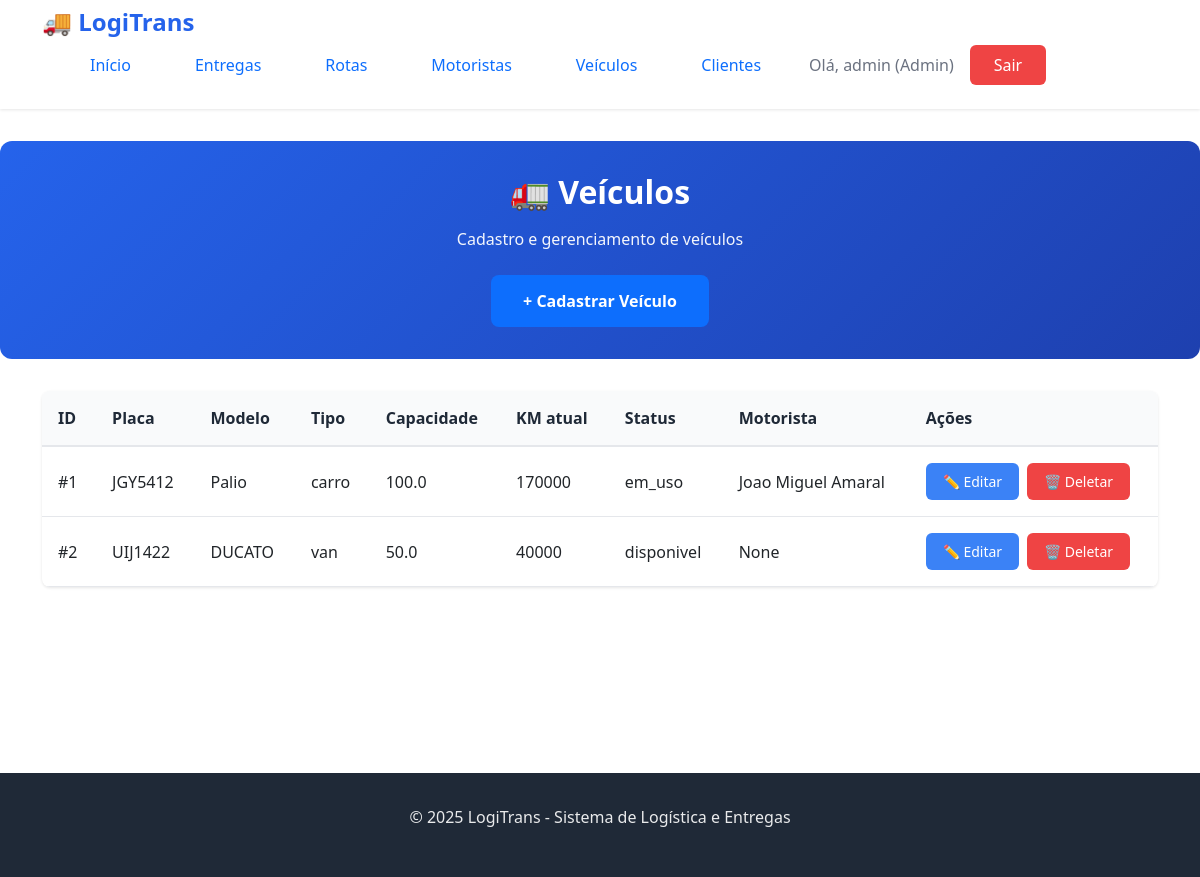
Page /veiculos/ (signed in) on the earlier database version.
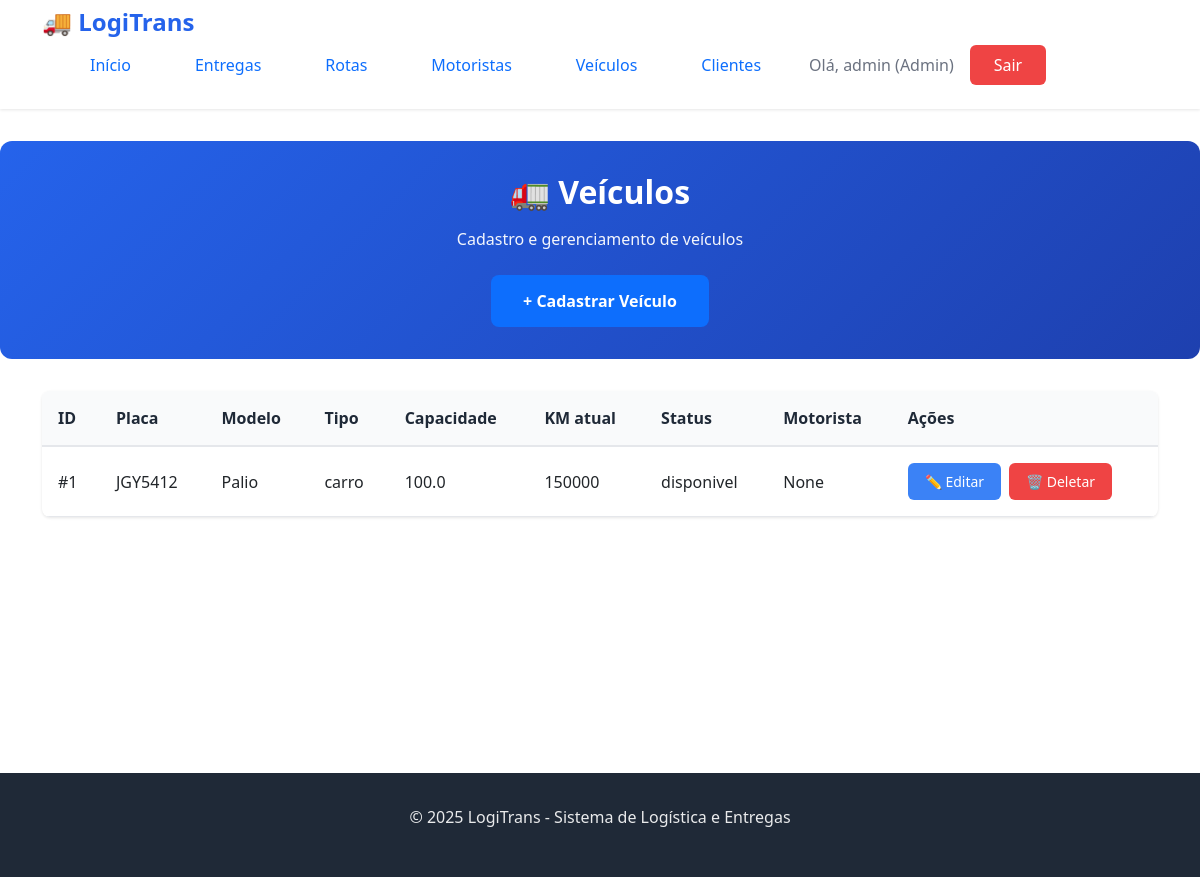
Same page on the later database version.
### logistica/models.py (models this page shows, shortened)
class Veiculo(models.Model):
    STATUS_VEICULO = [
        ('disponivel', 'Disponível'),
        ('em_uso', 'Em uso'),
        ('manutencao', 'Manutenção'),
    ]
    TIPO_VEICULO = [
        ('carro', 'Carro'),
        ('van', 'Van'),
        ('caminhao', 'Caminhão'),
        ('moto', 'Moto'),
    ]
    placa = models.CharField(max_length=10, unique=True)
    modelo = models.CharField(max_length=100)
    tipo = models.CharField(max_length=20, choices=TIPO_VEICULO)
    capacidade_maxima = models.FloatField()
    km_atual = models.IntegerField(default=0)
    status = models.CharField(max_length=20, choices=STATUS_VEICULO, default='disponivel')
    motorista = models.OneToOneField(
        Motorista,
        null=True,
        blank=True,
        on_delete=models.SET_NULL,
        related_name='veiculo_atual'
    )
    class Meta:
        verbose_name = 'Veículo'
        verbose_name_plural = 'Veículos'
        ordering = ['placa']

class Motorista(models.Model):
    STATUS_MOTORISTA = [
        ('ativo', 'Ativo'),
        ('inativo', 'Inativo'),
        ('em_rota', 'Em Rota'),
        ('disponivel', 'Disponível'),
    ]
    TIPO_CNH = [
        ('A', 'A'),
        ('B', 'B'),
        ('C', 'C'),
        ('D', 'D'),
        ('E', 'E'),
    ]
    user = models.OneToOneField(
        User,
        on_delete=models.CASCADE,
        related_name='motorista_profile',
        null=True,
        blank=True,
        verbose_name='Usuário do Sistema'
    )
    nome = models.CharField(max_length=100)
    cpf = models.CharField(max_length=14, unique=True)
    cnh = models.CharField(max_length=2, choices=TIPO_CNH)
    telefone = models.CharField(max_length=20)
    status = models.CharField(max_length=20, choices=STATUS_MOTORISTA, default='disponivel')
    data_cadastro = models.DateField(auto_now_add=True)  # Mantenha auto_now_add=True
    token_convite = models.CharField(max_length=100, blank=True, null=True)
    token_validade = models.DateTimeField(blank=True, null=True)
    def __str__(self):
        return self.nome
    class Meta:
        verbose_name = 'Motorista'
        verbose_name_plural = 'Motoristas'
        ordering = ['nome']

### logistica/views.py (the view)
# urls.py: path('veiculos/', views.list_veiculo, name='list_veiculo'),
@login_required
@user_passes_test(lambda u: is_admin_or_motorista(u))
def list_veiculo(request):
    if request.user.is_staff:
        veiculos = Veiculo.objects.all().select_related('motorista').order_by('placa')
    else:
        motorista = get_motorista_from_user(request.user)
        if motorista:
            veiculos = Veiculo.objects.filter(motorista=motorista).select_related('motorista').order_by('placa')
        else:
            veiculos = Veiculo.objects.none()
    context = {
        'veiculos': veiculos,
        'total': veiculos.count(),
    }
    return render(request, 'log/list_veiculo.html', context)

### logistica/context_processors.py (called while the page is built)
def user_permissions(request):
    context = {}
    if request.user.is_authenticated:
        context['is_admin'] = request.user.is_staff
        context['is_motorista'] = is_motorista(request.user)
        motorista = get_motorista_from_user(request.user)
        if motorista:
            context['user_motorista'] = motorista
            context['motorista_nome'] = motorista.nome
            context['motorista_id'] = motorista.id
        if request.user.is_staff:
            context['user_profile'] = 'admin'
        elif motorista:
            context['user_profile'] = 'motorista'
        else:
            context['user_profile'] = 'cliente'
    return context

### logistica/permissions.py (called while the page is built)
def is_admin(user):
    return user.is_authenticated and user.is_staff

def is_motorista(user):
    if not user.is_authenticated:
        return False
    if hasattr(user, 'motorista_profile') and user.motorista_profile is not None:
        return True
    try:
        Motorista.objects.get(user=user)
        return True
    except Motorista.DoesNotExist:
        pass
    if hasattr(user, 'perfil') and user.perfil.motorista is not None:
        return True
    return False

def is_admin_or_motorista(user):
    if not user.is_authenticated:
        return False
    return is_admin(user) or is_motorista(user)

def get_motorista_from_user(user):
    if not user.is_authenticated:
        return None
    if hasattr(user, 'motorista_profile') and user.motorista_profile:
        return user.motorista_profile
    try:
        return Motorista.objects.get(user=user)
    except Motorista.DoesNotExist:
        pass
    if hasattr(user, 'perfil') and user.perfil.motorista:
        return user.perfil.motorista
    return None

### logistica/templates/log/list_veiculo.html (shortened to what this page needs)
{% extends 'log/base.html' %}
{% block content %}
<section class="hero hero-small">
    <div class="container">
        <div class="hero-content">
            <h1>🚛 Veículos</h1>
            <p>Cadastro e gerenciamento de veículos</p>
            <a href="{% url 'criar_veiculo' %}" class="btn-primary">+ Cadastrar Veículo</a>
        </div>
    </div>
</section>
<section class="page-section">
    <div class="container">
        <div class="table-container">
            <table class="data-table">
                <thead>
                    <tr>
                        <th>ID</th>
                        <th>Placa</th>
                        <th>Modelo</th>
                        <th>Tipo</th>
                        <th>Capacidade</th>
                        <th>KM atual</th>
                        <th>Status</th>
                        <th>Motorista</th>
                        <th class="actions-column">Ações</th>
                    </tr>
                </thead>
                <tbody>
                    {% for veiculo in veiculos %}
                    <tr>
                        <td>#{{ veiculo.id }}</td>
                        <td>{{ veiculo.placa }}</td>
                        <td>{{ veiculo.modelo }}</td>
                        <td>{{ veiculo.tipo }}</td>
                        <td>{{ veiculo.capacidade_maxima }}</td>
                        <td>{{ veiculo.km_atual }}</td>
                        <td>{{ veiculo.status }}</td>
                        <td>{{ veiculo.motorista }}</td>
                        <td>
                            <div class="action-buttons">
                                <a href="{% url 'atualizar_veiculo' veiculo.id %}"
                                   class="btn-action btn-edit"
                                   title="Editar">
                                    ✏️ Editar
                                </a>
                                <a href="{% url 'deletar_veiculo' veiculo.id %}"
                                   class="btn-action btn-delete"
                                   title="Deletar"
                                   onclick="return confirm('Tem certeza que deseja deletar este veículo?')">
                                    🗑️ Deletar
                                </a>
                            </div>
                        </td>
                    </tr>
                    {% endfor %}
                </tbody>
            </table>
        </div>
    </div>
</section>
{% endblock %}

### logistica/templates/log/base.html (shortened to what this page needs)
{% load static %}
<html lang="pt-BR">
<head>
    <link rel="stylesheet" href="{% static 'log/style.css' %}">
    <link href="https://cdn.jsdelivr.net/npm/bootstrap@5.0.0-beta2/dist/css/bootstrap.min.css" rel="stylesheet">
</head>
<body>
    <nav class="navbar">
        <div class="container">
            <div class="nav-brand">
                <h1>🚚 LogiTrans</h1>
            </div>
            <ul class="nav-menu">
                <li><a href="{% url 'home' %}" class="nav-link">Início</a></li>
                {% if user.is_authenticated %}
                    {% if user.is_staff %}
                        <li><a href="{% url 'list_entrega' %}" class="nav-link">Entregas</a></li>
                        <li><a href="{% url 'list_rota' %}" class="nav-link">Rotas</a></li>
                        <li><a href="{% url 'list_motorista' %}" class="nav-link">Motoristas</a></li>
                        <li><a href="{% url 'list_veiculo' %}" class="nav-link">Veículos</a></li>
                        <li><a href="{% url 'list_cliente' %}" class="nav-link">Clientes</a></li>
                    {% else %}
                        <li><a href="{% url 'buscar_entrega' %}" class="nav-link">Rastrear Entrega</a></li>
                    {% endif %}
                    <li class="user-info">
                        <span>Olá, {{ user.username }}
                            {% if user.is_staff %}(Admin) {% elif user.perfil.tipo_usuario == 'motorista' %}
                                (Motorista)
                            {% endif %}
                        </span>
                        <a href="{% url 'logout' %}" class="btn-logout">Sair</a>
            {% else %}
                <li><a href="{% url 'login' %}" class="btn-login">Entrar</a></li>
            {% endif %}
            </ul>
        </div>
    </nav>
    <main class="main-content">
        {% block content %}
        {% endblock %}
    </main>
    <footer class="footer">
        <div class="container">
            <p>&copy; 2025 LogiTrans - Sistema de Logística e Entregas</p>
        </div>
    </footer>
</body>
</html>

### logistica/static/log/style.css (style rules this page uses)
* { margin: 0; padding: 0; box-sizing: border-box; }
:root { --primary-color: #2563eb; --primary-dark: #1e40af; --secondary-color: #10b981; --danger-color: #ef4444; --warning-color: #f59e0b; --text-primary: #1f2937; --text-secondary: #6b7280; --bg-light: #f9fafb; --bg-white: #ffffff; --border-color: #e5e7eb; --shadow: 0 1px 3px rgba(0, 0, 0, 0.1); --shadow-lg: 0 10px 15px -3px rgba(0, 0, 0, 0.1); }
body { font-family: 'Segoe UI', Tahoma, Geneva, Verdana, sans-serif; color: var(--text-primary); background-color: var(--bg-light); line-height: 1.6; }
.container { max-width: 1200px; margin: 0 auto; padding: 0 20px; }
.navbar { background-color: var(--bg-white); box-shadow: var(--shadow); position: sticky; top: 0; z-index: 1000; padding: 1rem 0; }
.navbar .container { display: flex; justify-content: space-between; align-items: center; }
.nav-brand h1 { font-size: 1.5rem; color: var(--primary-color); font-weight: 700; }
.nav-menu { display: flex; list-style: none; gap: 2rem; align-items: center; }
.nav-link { color: var(--text-primary); text-decoration: none; font-weight: 500; transition: color 0.3s; }
.user-info { display: flex; align-items: center; gap: 1rem; }
.user-info span { color: var(--text-secondary); }
.btn-login, .btn-logout { background-color: var(--primary-color); color: white; padding: 0.5rem 1.5rem; border-radius: 6px; text-decoration: none; font-weight: 500; transition: background-color 0.3s; }
.btn-logout { background-color: var(--danger-color); }
.main-content { min-height: calc(100vh - 200px); padding: 2rem 0; }
.hero { background: linear-gradient(135deg, var(--primary-color) 0%, var(--primary-dark) 100%); color: white; padding: 4rem 0; text-align: center; border-radius: 12px; margin: 2rem 0; }
.hero-content h1 { font-size: 3rem; margin-bottom: 1rem; font-weight: 700; }
.hero-content p { font-size: 1.25rem; margin-bottom: 2rem; opacity: 0.95; }
.btn-primary { background-color: white; color: var(--primary-color); padding: 0.875rem 2rem; border-radius: 8px; text-decoration: none; font-weight: 600; display: inline-block; transition: transform 0.3s, box-shadow 0.3s; border: none; cursor: pointer; font-size: 1rem; }
.hero-small { padding: 2rem 0; margin: 0; }
.hero-small .hero-content h1 { font-size: 2rem; }
.hero-small .hero-content p { font-size: 1rem; margin-bottom: 1.5rem; }
.page-section { padding: 2rem 0; }
.table-container { background: var(--bg-white); border-radius: 8px; box-shadow: var(--shadow); overflow-x: auto; }
.data-table { width: 100%; border-collapse: collapse; }
.data-table thead { background-color: var(--bg-light); }
.data-table th { padding: 1rem; text-align: left; font-weight: 600; color: var(--text-primary); border-bottom: 2px solid var(--border-color); }
.data-table td { padding: 1rem; border-bottom: 1px solid var(--border-color); }
.action-buttons { display: flex; gap: 0.5rem; }
.footer { background-color: var(--text-primary); color: white; text-align: center; padding: 2rem 0; margin-top: 4rem; }
.footer p { opacity: 0.9; }
.btn-action { display: inline-flex; align-items: center; gap: 0.25rem; padding: 0.5rem 1rem; font-size: 0.875rem; border-radius: 0.375rem; text-decoration: none; transition: all 0.2s; border: 1px solid transparent; }
.btn-action.btn-edit { background-color: #3b82f6; color: white; }
.btn-action.btn-delete { background-color: #ef4444; color: white; }
.data-table tbody tr { transition: background-color 0.2s; }

Differences in the rows shown:
removed Veiculo: id "2", placa "UIJ1422", modelo "DUCATO", tipo "van", capacidade_maxima "50.0", km_atual "40000", status "disponivel", motorista "None"
changed Veiculo "JGY5412": km_atual "170000" → "150000"; status "em_uso" → "disponivel"; motorista "Joao Miguel Amaral" → "None"
